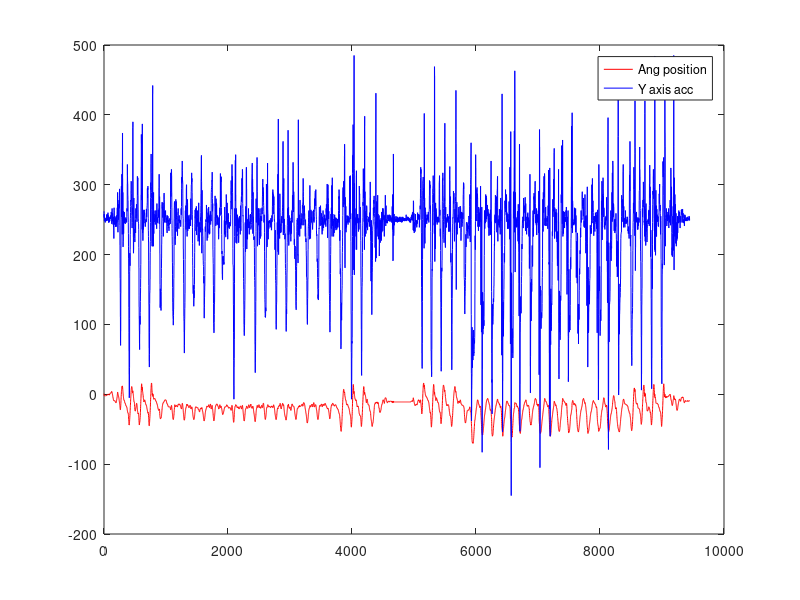

The MATLAB script that drew this image:
close all; clear all;
formatSpec = '%d,%d,%d'; fileID = fopen('N4.txt');
Doc = textscan(fileID,formatSpec,'CommentStyle','##','Delimiter',';')

plot(Doc{1},Doc{2},'DisplayName','Ang position','color','red')
hold on
plot(Doc{1},Doc{3},'DisplayName','Y axis acc','color','blue')
hold off
legend('Ang position','Y axis acc')
